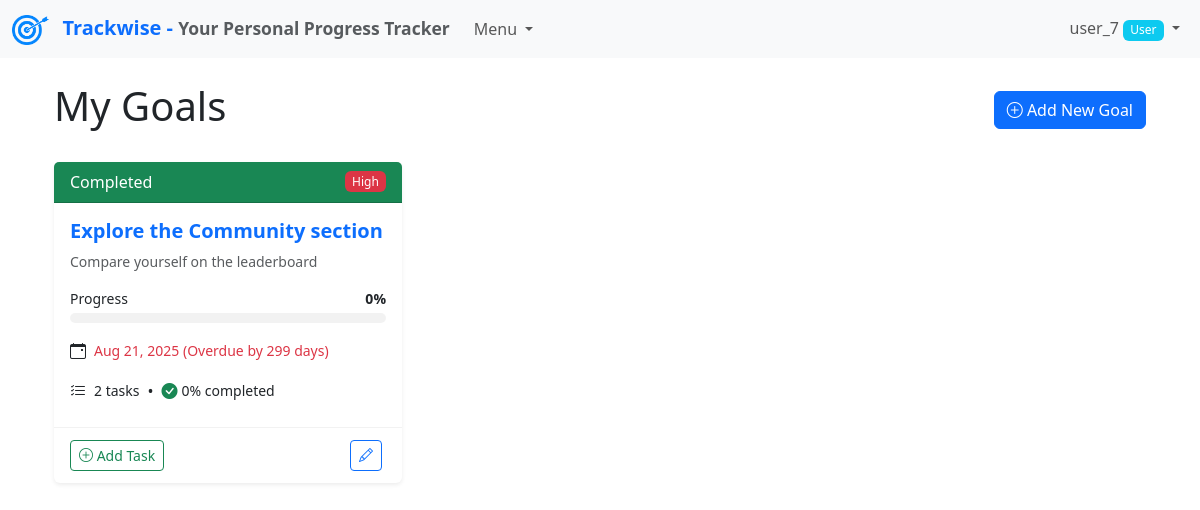
Page /goals/ (signed in) on the committed database.
### tracker/models.py (models this page shows, shortened)
class Goal(models.Model):
    PRIORITY_CHOICES = [
        ('LOW', 'Low'),
        ('MEDIUM', 'Medium'),
        ('HIGH', 'High'),
    ]
    STATUS_CHOICES = [
        ('NOT_STARTED', 'Not Started'),
        ('IN_PROGRESS', 'In Progress'),
        ('COMPLETED', 'Completed'),
        ('ON_HOLD', 'On Hold'),
    ]
    user = models.ForeignKey(User, on_delete=models.CASCADE, related_name='goals')
    title = models.CharField(max_length=200)
    description = models.TextField(blank=True)
    priority = models.CharField(max_length=10, choices=PRIORITY_CHOICES, default='MEDIUM')
    status = models.CharField(max_length=20, choices=STATUS_CHOICES, default='NOT_STARTED')
    start_date = models.DateField(default=timezone.now)
    target_date = models.DateField(null=True, blank=True)
    completed_date = models.DateField(null=True, blank=True)
    created_at = models.DateTimeField(auto_now_add=True)
    updated_at = models.DateTimeField(auto_now=True)
    def get_completion_percentage(self):
        tasks = self.tasks.all()
        if not tasks:
            return 0
        completed_tasks = tasks.filter(is_completed=True).count()
        return int((completed_tasks / tasks.count()) * 100)
    def get_days_until_target(self):
        if not self.target_date:
            return None
        from django.utils import timezone
        today = timezone.now().date()
        delta = self.target_date - today
        return delta.days
    def get_target_date_status(self):
        days = self.get_days_until_target()
        if days is None:
            return "No target date set"
        elif days < 0:
            return f"Overdue by {abs(days)} days"
        elif days == 0:
            return "Due today"
        elif days == 1:
            return "Due tomorrow"
        elif days <= 7:
            return f"Due in {days} days (this week)"
        elif days <= 30:
            return f"Due in {days} days (within a month)"
        else:
            return f"Due in {days} days"

class Task(models.Model):
    goal = models.ForeignKey(Goal, on_delete=models.CASCADE, related_name='tasks')
    title = models.CharField(max_length=200)
    description = models.TextField(blank=True)
    is_completed = models.BooleanField(default=False)
    completed_date = models.DateField(null=True, blank=True)
    due_date = models.DateField(null=True, blank=True)
    created_at = models.DateTimeField(auto_now_add=True)
    updated_at = models.DateTimeField(auto_now=True)
    class Meta:
        ordering = ['due_date', 'created_at']

### tracker/views.py (the view)
# urls.py: path('goals/', views.GoalListView.as_view(), name='goal-list'),
class GoalListView(LoginRequiredMixin, ListView):
    model = Goal
    template_name = 'goals/goal_list.html'
    context_object_name = 'goals'
    def get_queryset(self):
        return Goal.objects.filter(user=self.request.user).order_by('priority')

### tracker/templates/goals/goal_list.html (shortened to what this page needs)
{% extends 'base.html' %}
{% block content %}
<div class="container">
    <div class="d-flex justify-content-between align-items-center mb-4">
        <h1>My Goals</h1>
        <a href="{% url 'goal-create' %}" class="btn btn-primary">
            <i class="bi bi-plus-circle"></i> Add New Goal
        </a>
    </div>
    {% if goals %}
        <div class="row row-cols-1 row-cols-md-2 row-cols-lg-3 g-4">
            {% for goal in goals %}
                <div class="col">
                    <div class="card h-100 shadow-sm">
                        <div class="card-header d-flex justify-content-between align-items-center
                                    {% if goal.status == 'NOT_STARTED' %}bg-secondary text-white
                                    {% elif goal.status == 'IN_PROGRESS' %}bg-primary text-white
                                    {% elif goal.status == 'COMPLETED' %}bg-success text-white
                                    {% else %}bg-warning text-dark{% endif %}">
                            <span>{{ goal.get_status_display }}</span>
                            <span class="badge {% if goal.priority == 'HIGH' %}bg-danger
                                             {% elif goal.priority == 'MEDIUM' %}bg-warning text-dark
                                             {% else %}bg-info text-white{% endif %}">
                                {{ goal.get_priority_display }}
                            </span>
                        </div>
                        <div class="card-body">
                            <h5 class="card-title">
                                <a href="{% url 'goal-detail' goal.id %}" class="text-decoration-none">
                                    {{ goal.title }}
                                </a>
                            </h5>
                            <p class="card-text text-muted small">
                                {{ goal.description|truncatechars:100 }}
                            </p>
                            <div class="mb-3">
                                <div class="d-flex justify-content-between mb-1">
                                    <span class="small">Progress</span>
                                    <span class="small fw-bold">{{ goal.get_completion_percentage }}%</span>
                                </div>
                                <div class="progress" style="height: 10px;">
                                </div>
                            </div>
                            {% if goal.target_date %}
                            <div class="d-flex align-items-center mb-3">
                                <i class="bi bi-calendar-event me-2"></i>
                                <span class="small {% if goal.get_days_until_target < 0 %}text-danger
                                                  {% elif goal.get_days_until_target == 0 %}text-warning
                                                  {% elif goal.get_days_until_target <= 7 %}text-primary
                                                  {% else %}text-success{% endif %}">
                                    {{ goal.target_date|date:"M d, Y" }}
                                    ({{ goal.get_target_date_status }})
                                </span>
                            </div>
                            {% endif %}
                            <div class="d-flex align-items-center mb-2">
                                <i class="bi bi-list-check me-2"></i>
                                <span class="small">{{ goal.tasks.count }} tasks</span>
                                {% if goal.tasks.count > 0 %}
                                <span class="mx-2">•</span>
                                <i class="bi bi-check-circle-fill me-1 text-success"></i>
                                <span class="small">{{ goal.get_completion_percentage }}% completed</span>
                                {% endif %}
                            </div>
                        </div>
                        <div class="card-footer bg-transparent d-flex justify-content-between">
                            <a href="{% url 'create-task-for-goal' goal.id %}" class="btn btn-sm btn-outline-success">
                                <i class="bi bi-plus-circle"></i> Add Task
                            </a>
                            <div>
                                <a href="{% url 'goal-update' goal.id %}" class="btn btn-sm btn-outline-primary me-1">
                                    <i class="bi bi-pencil"></i>
                                </a>
                            </div>
                        </div>
                    </div>
                </div>
            {% endfor %}
        </div>
    {% else %}
        <div class="alert alert-info">
            <p>You don't have any goals yet. <a href="{% url 'goal-create' %}">Create your first goal</a>.</p>
        </div>
    {% endif %}
</div>
{% endblock %}
{% block extra_css %}
<link rel="stylesheet" href="https://cdn.jsdelivr.net/npm/bootstrap-icons@1.10.0/font/bootstrap-icons.css">
{% endblock %}

### tracker/templates/base.html (shortened to what this page needs)
{% load static %}
<!DOCTYPE html>
<html lang="en">
<head>
    {% load static %}
    <link href="https://cdn.jsdelivr.net/npm/bootstrap@5.3.0/dist/css/bootstrap.min.css" rel="stylesheet">
    {% block extra_css %}{% endblock %}
</head>
<body>
<nav class="navbar navbar-expand-lg navbar-light bg-light">
    <div class="container-fluid">
        <a class="navbar-brand fw-bold text-primary" href="{% url 'dashboard' %}">
            {% load static %}
            <img src="{% static 'tracker/images/target-icon.png' %}" alt="Trackwise Logo" height="30" class="me-2">
            Trackwise - <small class="text-muted">Your Personal Progress Tracker</small>
        </a>
        <div class="navbar-nav me-auto">
            <div class="nav-item dropdown">
                <a class="nav-link dropdown-toggle" href="#" id="navbarDropdown" role="button" data-bs-toggle="dropdown"
                   aria-expanded="false">
                    Menu
                </a>
            </div>
        </div>
        <div class="navbar-nav ms-auto">
            {% if user.is_authenticated %}
                <div class="nav-item dropdown">
                    <a class="nav-link dropdown-toggle" href="#" id="userDropdown" role="button"
                       data-bs-toggle="dropdown" aria-expanded="false">
                        {{ user.username }}
                        {% if user.is_staff %}
                            <span class="badge bg-danger">Admin</span>
                        {% else %}
                            <span class="badge bg-info">User</span>
                        {% endif %}
                    </a>
                </div>
            {% else %}
                <a class="btn btn-outline-primary me-2" href="{% url 'login' %}">Login</a>
                <a class="btn btn-outline-success" href="{% url 'register' %}">Register</a>
            {% endif %}
        </div>
    </div>
</nav>
<div class="container mt-4">
    {% block content %}{% endblock %}
</div>
</body>
</html>

### tracker/templates/goals/goal_list.html (style rules this page uses)
.card { transition: transform 0.2s ease-in-out, box-shadow 0.2s ease-in-out; border: none; }
.card-title { font-weight: 600; }
.progress { height: 10px; border-radius: 5px; background-color: rgba(0,0,0,0.05); }
.card-header { font-weight: 500; }
.card-footer { border-top: 1px solid rgba(0,0,0,0.05); padding-top: 0.75rem; padding-bottom: 0.75rem; }
.badge { font-weight: 500; padding: 0.4em 0.6em; }

### rows in the picture
Goal: status "Completed", priority "High", title "Explore the Community section", description "Compare yourself on the leaderboard", get_completion_percentage "0", target_date "Aug 21, 2025", get_target_date_status "Overdue by 299 days", tasks.count "2"

### other values in the picture
{{ user.username }} "user_7"
